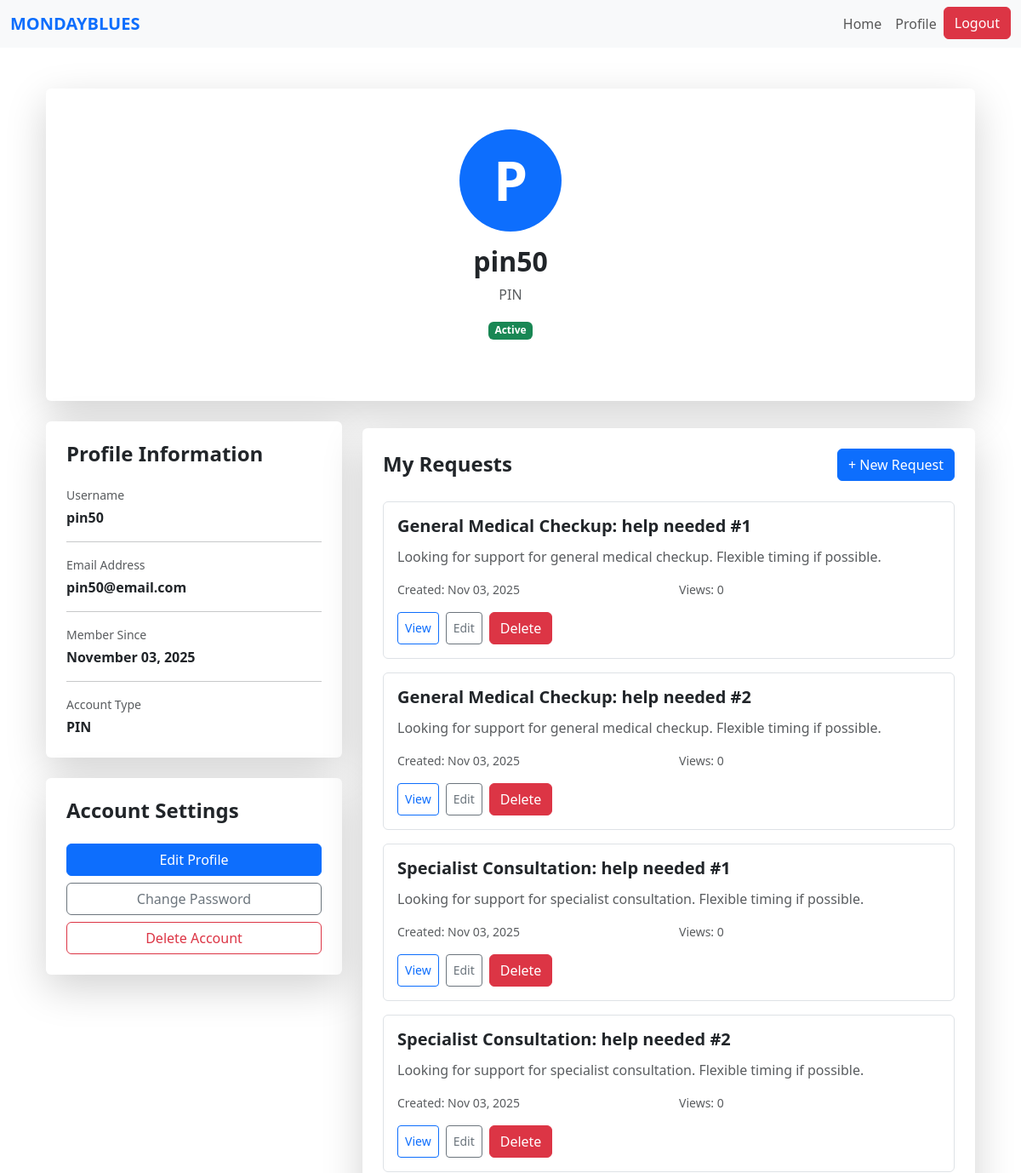
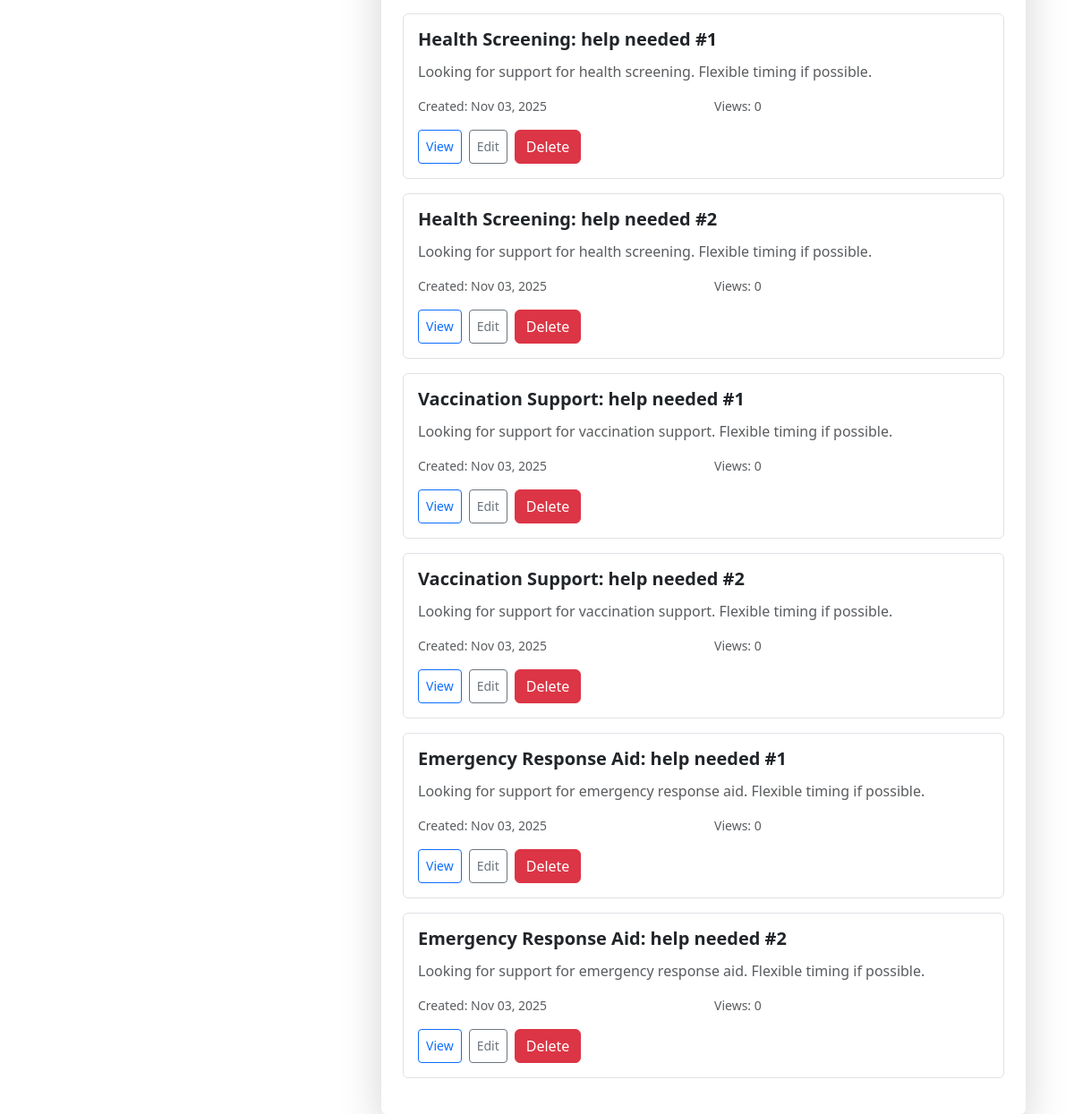
The page /pin/profile (signed in) on the database as committed earlier (2 pictures, top to bottom).
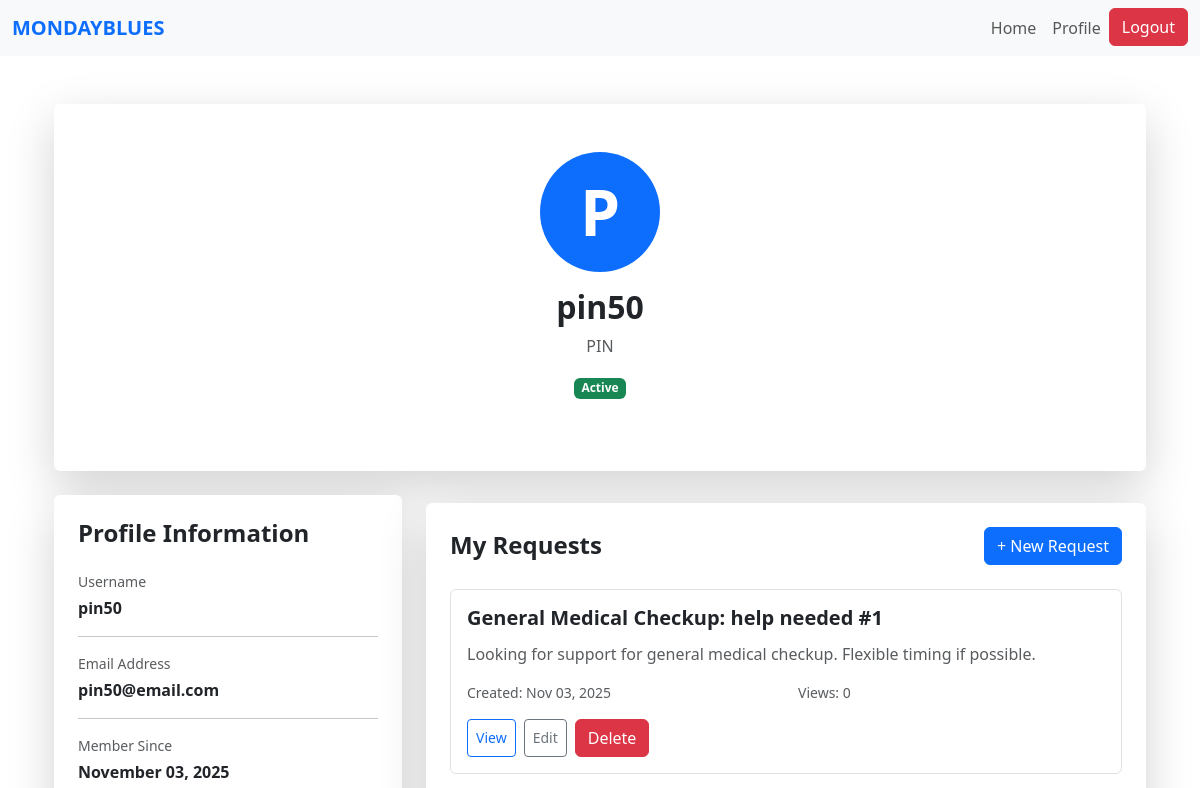
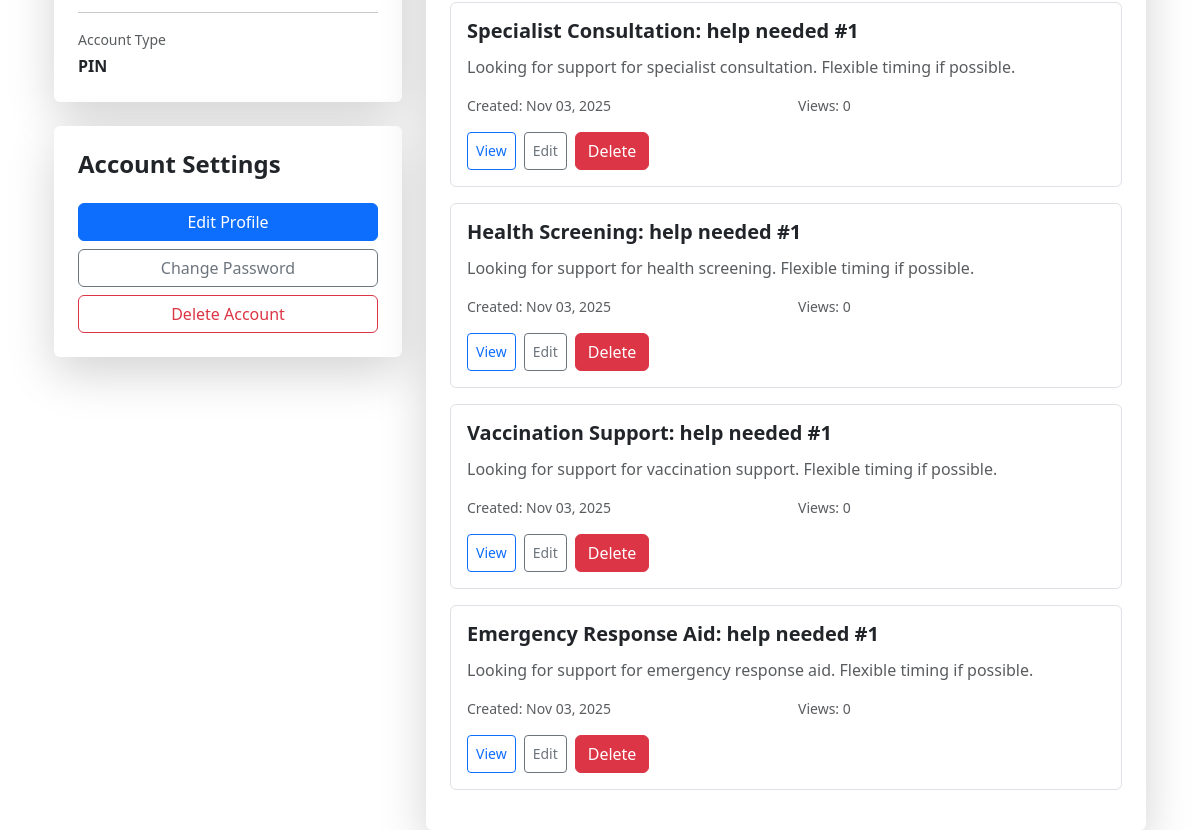
The same page on the database as committed later (2 pictures, top to bottom).
### website/models.py (models this page shows)
class User(db.Model, UserMixin):
    id = db.Column(db.Integer, primary_key=True)
    name = db.Column(db.String(150))
    email = db.Column(db.String(150), unique=True)
    password = db.Column(db.String(150))
    date_created = db.Column(db.DateTime(timezone=True), default=func.now())
    role = db.Column(db.String(50), default='PIN')
    status = db.Column(db.String(20), default='Pending')  # Pending, Approved, Suspended
    """    total_rating = db.Column(db.Float, default=0)
    num_ratings = db.Column(db.Integer, default=0)

    def update_rating(self, new_rating: float):
        #Update overall CSR rating with a new rating value.
        if self.num_ratings == 0:
            self.total_rating = new_rating
        else:
            self.total_rating = ((self.total_rating * self.num_ratings) + new_rating) / (self.num_ratings + 1)
        self.num_ratings += 1"""

class Request(db.Model):
    id = db.Column(db.Integer, primary_key=True)
    title = db.Column(db.String(150), nullable=False)
    description = db.Column(db.Text, nullable=False)
    category_id = db.Column(db.Integer, db.ForeignKey('category.id'), nullable=False)
    category = db.relationship('Category', backref='requests')
    status = db.Column(db.String(20), default='Pending')  # Pending, Accepted, Completed
    scheduled_datetime = db.Column(db.DateTime, nullable=False)
    view_count = db.Column(db.Integer, default=0)
    date_created = db.Column(db.DateTime, default=datetime.utcnow)
    user_id = db.Column(db.Integer, db.ForeignKey('user.id'), nullable=False)
    volunteer_id = db.Column(db.Integer, db.ForeignKey('volunteer.id'), nullable=True)
    csr_id = db.Column(db.Integer, db.ForeignKey("csr.user_id"), nullable=True)
    user = db.relationship('User', backref=db.backref('requests', lazy=True, cascade='all, delete-orphan'), lazy=True)
    volunteer = db.relationship('Volunteer', backref=db.backref('assigned_requests', lazy=True), lazy=True)

### website/pin.py (the view)
@pin.route('/pin/profile')
@login_required
def pin_profile():
    if current_user.role != 'PIN':
        flash('Access denied.', 'danger')
        return redirect(url_for('views.home'))
    requests = Request.query.filter_by(user_id=current_user.id).order_by(Request.date_created.desc()).all()
    return render_template("pin_profile.html", requests=requests)

### website/templates/pin_profile.html (shortened to what this page needs)
{% extends "base.html" %}
{% block content %}
<div class="container mt-5">
    <div class="row justify-content-center">
        <div class="col-md-10 col-lg-12">
            <div class="card shadow-lg border-0 mb-4">
                <div class="card-body p-5">
                    <div class="text-center mb-4">
                        <div class="bg-primary rounded-circle d-inline-flex align-items-center justify-content-center mb-3" style="width: 120px; height: 120px;">
                            <span class="text-white display-3 fw-bold">{{ current_user.name[0].upper() }}</span>
                        </div>
                        <h2 class="fw-bold mb-2">{{ current_user.name }}</h2>
                        <p class="text-muted">{{ current_user.role }}</p>
                        <span class="badge
                            {% if current_user.status == 'Active' %} bg-success
                            {% elif current_user.status == 'Pending' %} bg-warning text-dark
                            {% elif current_user.status == 'Suspended' %} bg-danger
                            {% else %} bg-secondary {% endif %}">
                            {{ current_user.status }}
                        </span>
                    </div>
                </div>
            </div>
            <div class="row">
                <div class="col-lg-4">
                    <div class="card shadow-lg border-0 mb-4">
                        <div class="card-body p-4">
                            <h4 class="fw-bold mb-4">Profile Information</h4>
                            <div class="mb-3">
                                <p class="text-muted mb-1 small">Username</p>
                                <p class="fw-semibold mb-0">{{ current_user.name }}</p>
                            </div>
                            <hr>
                            <div class="mb-3">
                                <p class="text-muted mb-1 small">Email Address</p>
                                <p class="fw-semibold mb-0">{{ current_user.email }}</p>
                            </div>
                            <hr>
                            <div class="mb-3">
                                <p class="text-muted mb-1 small">Member Since</p>
                                <p class="fw-semibold mb-0">{{ current_user.date_created.strftime('%B %d, %Y') }}</p>
                            </div>
                            <hr>
                            <div>
                                <p class="text-muted mb-1 small">Account Type</p>
                                <p class="fw-semibold mb-0">{{ current_user.role }}</p>
                            </div>
                        </div>
                    </div>
                    <div class="card shadow-lg border-0">
                        <div class="card-body p-4">
                            <h4 class="fw-bold mb-4">Account Settings</h4>
                            <div class="d-grid gap-2">
                                <button class="btn btn-primary" onclick="location.href='/edit-profile'">Edit Profile</button>
                                <button class="btn btn-outline-secondary" onclick="location.href='/change-password'">Change Password</button>
                                <button class="btn btn-outline-danger" onclick="if(confirm('Are you sure you want to delete your account?')) location.href='/delete-account'">Delete Account</button>
                            </div>
                        </div>
                    </div>
                </div>
                <div class="col-lg-8 mt-2">
                    <div class="card shadow-lg border-0">
                        <div class="card-body p-4">
                            {% if current_user.status == "Pending" or current_user.status == "Suspended" %}
                                <div class="text-center py-5">
                                    <i class="bi bi-lock" style="font-size: 4rem; color: #ccc;"></i>
                                    <h4 class="fw-bold mt-3">Account Pending or Suspended</h4>
                                    <p class="text-muted">
                                        Your account is currently inactive. Please contact the administrator or wait for approval before creating requests.
                                    </p>
                                </div>
                            {% else %}
                                <div class="d-flex justify-content-between align-items-center mb-4">
                                    <h4 class="fw-bold mb-0">My Requests</h4>
                                    <button class="btn btn-primary" onclick="location.href='/create-request'">+ New Request</button>
                                </div>
                                {% if requests %}
                                    {% for request in requests %}
                                        <div class="card mb-3 border">
                                            <div class="card-body">
                                                <div class="d-flex justify-content-between align-items-start mb-2">
                                                    <h5 class="fw-bold mb-1">{{ request.title }}</h5>
                                                </div>
                                                <p class="text-muted mb-3">
                                                    {{ request.description[:100] }}{% if request.description|length > 100 %}...{% endif %}
                                                </p>
                                                <div class="row text-muted small mb-3">
                                                    <div class="col-md-6">
                                                         Created: {{ request.date_created.strftime('%b %d, %Y') }}
                                                    </div>
                                                    <div class="col-md-6">
                                                         Views: {{ request.view_count }}
                                                    </div>
                                                </div>
                                                <div class="d-flex gap-2">
                                                    <button class="btn btn-sm btn-outline-primary" onclick="location.href='/request/{{ request.id }}'">View</button>
                                                    {% if request.status == 'Completed' %}
                                                        <button class="btn btn-sm btn-outline-success" onclick="location.href='/request/{{ request.id }}/review'">Review</button>
                                                    {% else %}
                                                        <button class="btn btn-sm btn-outline-secondary" onclick="location.href='/request/{{ request.id }}/edit'">Edit</button>
                                                    {% endif %}
                                                    <form action="{{ url_for('csr.delete_request', request_id=request.id) }}" method="POST" onsubmit="return confirm('Are you sure you want to delete this request?');">
                                                        <button class="btn btn-danger" type="submit">
                                                             Delete
                                                        </button>
                                                    </form>
                                                </div>
                                            </div>
                                        </div>
                                    {% endfor %}
                                {% endif %}
                            {% endif %}
                        </div>
                    </div>
                </div>
            </div>
        </div>
    </div>
</div>
{% endblock %}

### website/templates/base.html (shortened to what this page needs)
<!DOCTYPE html>
<html lang="en">
<head>
  <link
    href="https://cdn.jsdelivr.net/npm/bootstrap@5.3.3/dist/css/bootstrap.min.css"
    rel="stylesheet"
  />
</head>
<body>
  <nav class="navbar navbar-expand-lg navbar-light bg-light">
    <div class="container-fluid">
      <a class="navbar-brand text-uppercase fw-semibold text-primary" href="/">MondayBlues</a>
      <div class="collapse navbar-collapse" id="navbarNav">
        <ul class="navbar-nav ms-auto">
          {% if current_user.is_authenticated %}
            <li class="nav-item">
              <a class="nav-link" href="/">Home</a>
            </li>
            {% if current_user.role == 'PIN' %}
              <li class="nav-item">
                <a class="nav-link" href="{{ url_for('pin.pin_profile') }}">Profile</a>
              </li>
            {% elif current_user.role == 'Volunteer' %}
              <li class="nav-item">
                <a class="nav-link" href="{{ url_for('volunteer.volunteer_dashboard') }}">Dashboard</a>
              </li>
            {% elif current_user.role == 'Admin' %}
              <li class="nav-item">
                <a class="nav-link" href="/admin">Admin</a>
              </li>
            {% else %}
              <li class="nav-item">
                <a class="nav-link" href="#">Profile</a>
              </li>
            {% endif %}
            <li class="nav-item">
              <a class="btn btn-danger" type="button" href="/logout">Logout</a>
            </li>
          {% endif %}
        </ul>
      </div>
    </div>
  </nav>
  <div class="container mt-4">
    {% block content %}
    {% endblock %}
  </div>
</body>
</html>

Rows that differ between the two databases and show on the page:
removed Request: title "General Medical Checkup: help needed #2", description "Looking for support for general medical checkup. Flexible timing if possible.", date_created "Nov 03, 2025", view_count "0"
removed Request: title "Specialist Consultation: help needed #2", description "Looking for support for specialist consultation. Flexible timing if possible.", date_created "Nov 03, 2025", view_count "0"
removed Request: title "Health Screening: help needed #2", description "Looking for support for health screening. Flexible timing if possible.", date_created "Nov 03, 2025", view_count "0"
removed Request: title "Vaccination Support: help needed #2", description "Looking for support for vaccination support. Flexible timing if possible.", date_created "Nov 03, 2025", view_count "0"
removed Request: title "Emergency Response Aid: help needed #2", description "Looking for support for emergency response aid. Flexible timing if possible.", date_created "Nov 03, 2025", view_count "0"
